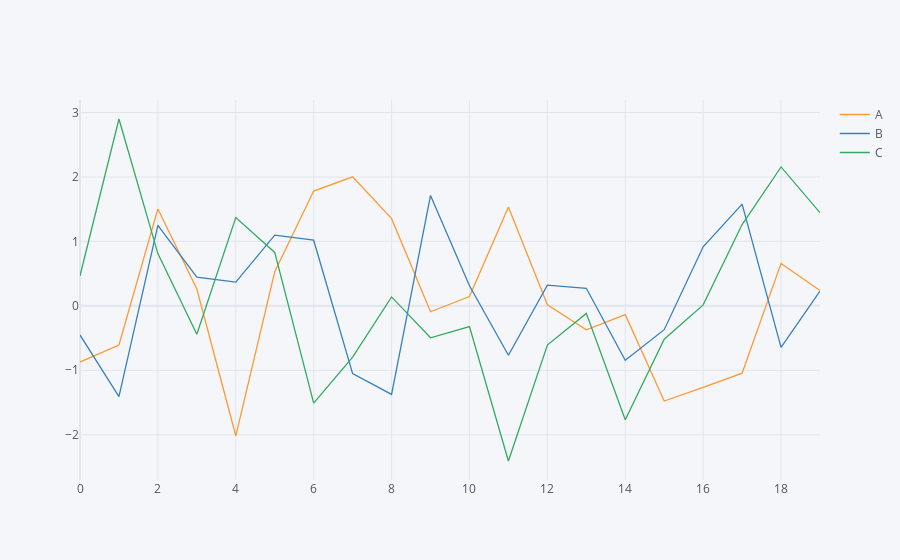

Notebook cell for this chart:
### Code cell
# To check the trend of the column wise data
df.iplot()

### Figure 1 — Plotly figure (JSON) as saved in the notebook; plotly's stock layout.template omitted (floating-point values rounded to 4 significant figures)
{"data": [{"line": {"color": "rgba(255, 153, 51, 1.0)", "dash": "solid", "shape": "linear", "width": 1.3}, "mode": "lines", "name": "A", "text": "", "type": "scatter", "x": [0, 1, 2, 3, 4, 5, 6, 7, 8, 9, 10, 11, 12, 13, 14, 15, 16, 17, 18, 19], "y": [-0.8718, -0.6071, 1.505, 0.2618, -2.016, 0.5282, 1.782, 2.002, 1.353, -0.09189, 0.1447, 1.533, 0.01763, -0.3729, -0.136, -1.477, -1.265, -1.044, 0.6591, 0.2377]}, {"line": {"color": "rgba(55, 128, 191, 1.0)", "dash": "solid", "shape": "linear", "width": 1.3}, "mode": "lines", "name": "B", "text": "", "type": "scatter", "x": [0, 1, 2, 3, 4, 5, 6, 7, 8, 9, 10, 11, 12, 13, 14, 15, 16, 17, 18, 19], "y": [-0.4517, -1.409, 1.25, 0.4468, 0.3695, 1.099, 1.019, -1.052, -1.374, 1.713, 0.3125, -0.7662, 0.3222, 0.2734, -0.8441, -0.3699, 0.9167, 1.579, -0.6455, 0.2281]}, {"line": {"color": "rgba(50, 171, 96, 1.0)", "dash": "solid", "shape": "linear", "width": 1.3}, "mode": "lines", "name": "C", "text": "", "type": "scatter", "x": [0, 1, 2, 3, 4, 5, 6, 7, 8, 9, 10, 11, 12, 13, 14, 15, 16, 17, 18, 19], "y": [0.4677, 2.9, 0.8113, -0.4397, 1.371, 0.8293, -1.51, -0.7955, 0.1388, -0.4955, -0.3221, -2.408, -0.6079, -0.1169, -1.768, -0.5172, 0.01541, 1.262, 2.156, 1.446]}], "layout": {"legend": {"bgcolor": "#F5F6F9", "font": {"color": "#4D5663"}}, "paper_bgcolor": "#F5F6F9", "plot_bgcolor": "#F5F6F9", "title": {"font": {"color": "#4D5663"}}, "xaxis": {"gridcolor": "#E1E5ED", "showgrid": true, "tickfont": {"color": "#4D5663"}, "title": {"font": {"color": "#4D5663"}, "text": ""}, "zerolinecolor": "#E1E5ED"}, "yaxis": {"gridcolor": "#E1E5ED", "showgrid": true, "tickfont": {"color": "#4D5663"}, "title": {"font": {"color": "#4D5663"}, "text": ""}, "zerolinecolor": "#E1E5ED"}}}
